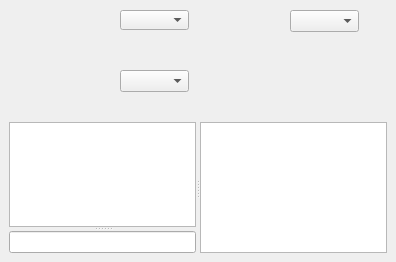
<?xml version="1.0" encoding="UTF-8"?>
<ui version="4.0">
 <class>Form</class>
 <widget class="QWidget" name="Form">
  <property name="geometry">
   <rect>
    <x>0</x>
    <y>0</y>
    <width>396</width>
    <height>262</height>
   </rect>
  </property>
  <property name="windowTitle">
   <string>Form</string>
  </property>
  <widget class="QComboBox" name="comboBox">
   <property name="geometry">
    <rect>
     <x>120</x>
     <y>10</y>
     <width>69</width>
     <height>20</height>
    </rect>
   </property>
  </widget>
  <widget class="QComboBox" name="comboBox_2">
   <property name="geometry">
    <rect>
     <x>290</x>
     <y>10</y>
     <width>69</width>
     <height>22</height>
    </rect>
   </property>
  </widget>
  <widget class="QComboBox" name="comboBox_3">
   <property name="geometry">
    <rect>
     <x>120</x>
     <y>70</y>
     <width>69</width>
     <height>22</height>
    </rect>
   </property>
  </widget>
  <widget class="QSplitter" name="splitter_2">
   <property name="geometry">
    <rect>
     <x>9</x>
     <y>122</y>
     <width>378</width>
     <height>131</height>
    </rect>
   </property>
   <property name="orientation">
    <enum>Qt::Horizontal</enum>
   </property>
   <widget class="QSplitter" name="splitter">
    <property name="orientation">
     <enum>Qt::Vertical</enum>
    </property>
    <widget class="QTextBrowser" name="textBrowser"/>
    <widget class="QLineEdit" name="lineEdit"/>
   </widget>
   <widget class="QListView" name="listView"/>
  </widget>
 </widget>
 <resources/>
 <connections/>
</ui>
